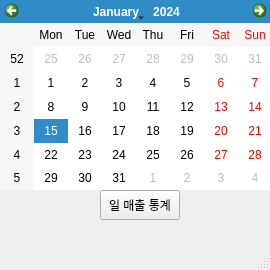
<?xml version="1.0" encoding="UTF-8"?>
<ui version="4.0">
 <class>ggraph</class>
 <widget class="QMainWindow" name="ggraph">
  <property name="geometry">
   <rect>
    <x>0</x>
    <y>0</y>
    <width>270</width>
    <height>270</height>
   </rect>
  </property>
  <property name="windowTitle">
   <string>MainWindow</string>
  </property>
  <widget class="QWidget" name="centralwidget">
   <widget class="QCalendarWidget" name="calendarWidget">
    <property name="geometry">
     <rect>
      <x>0</x>
      <y>0</y>
      <width>272</width>
      <height>190</height>
     </rect>
    </property>
   </widget>
   <widget class="QPushButton" name="pushButton_2">
    <property name="geometry">
     <rect>
      <x>100</x>
      <y>190</y>
      <width>80</width>
      <height>30</height>
     </rect>
    </property>
    <property name="text">
     <string>일 매출 통계</string>
    </property>
   </widget>
  </widget>
  <widget class="QMenuBar" name="menubar">
   <property name="geometry">
    <rect>
     <x>0</x>
     <y>0</y>
     <width>270</width>
     <height>22</height>
    </rect>
   </property>
  </widget>
  <widget class="QStatusBar" name="statusbar"/>
 </widget>
 <resources/>
 <connections/>
</ui>
